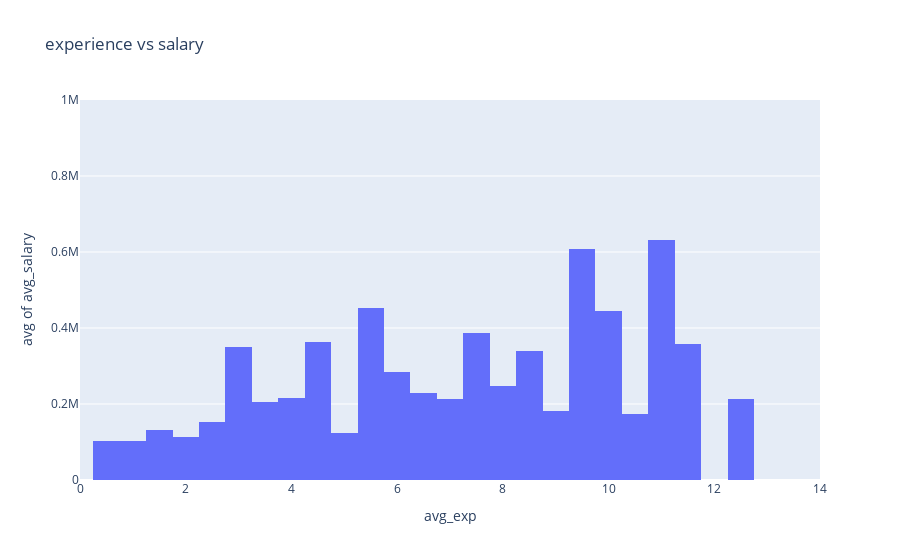

Write notebook code for a chart like this one.
### Code cell
import plotly.express as px
px.histogram(df, x = 'avg_exp', y = 'avg_salary', histfunc='avg', range_x = [0, 14], range_y = [0, 1000000], title = 'experience vs salary')

### Figure 1 — Plotly figure (JSON) as saved in the notebook; plotly's stock layout.template omitted (floating-point values rounded to 4 significant figures; data arrays with more than 128 entries replaced by an {"elided": "..."} marker saying what was removed)
{"data": [{"alignmentgroup": "True", "bingroup": "x", "histfunc": "avg", "hovertemplate": "avg_exp=%{x}<br>avg of avg_salary=%{y}<extra></extra>", "legendgroup": "", "marker": {"color": "#636efa", "pattern": {"shape": ""}}, "name": "", "offsetgroup": "", "orientation": "v", "showlegend": false, "type": "histogram", "x": {"elided": "1561 float values"}, "xaxis": "x", "y": {"elided": "1561 int values"}, "yaxis": "y"}], "layout": {"barmode": "relative", "legend": {"tracegroupgap": 0}, "title": {"text": "experience vs salary"}, "xaxis": {"anchor": "y", "domain": [0, 1], "range": [0, 14], "title": {"text": "avg_exp"}}, "yaxis": {"anchor": "x", "domain": [0, 1], "range": [0, 1000000], "title": {"text": "avg of avg_salary"}}}}
